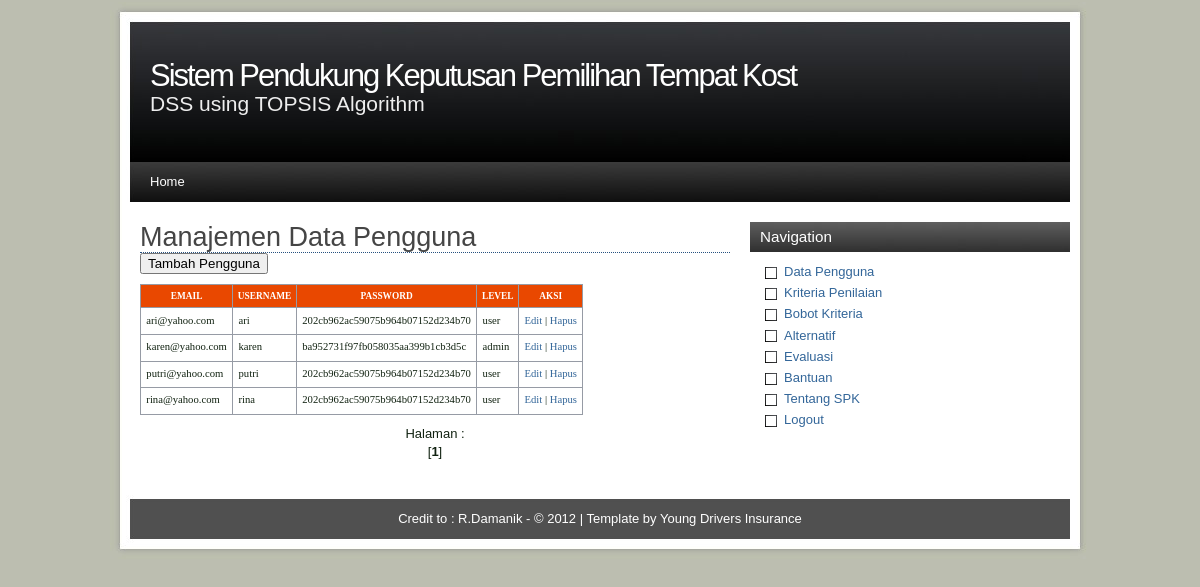
Screenshot of /indexs.php?modul=pengguna (signed in) with the database file from the repository.
### tables this page shows
CREATE TABLE IF NOT EXISTS `pengguna` (
  `email` text NOT NULL,
  `username` varchar(30) NOT NULL,
  `password` varchar(32) NOT NULL,
  `level` enum('admin','user') NOT NULL default 'user',
  PRIMARY KEY  (`username`)
);

CREATE TABLE IF NOT EXISTS `menu` (
  `menu` varchar(30) NOT NULL,
  `link` varchar(50) NOT NULL,
  `status` enum('admin','user') NOT NULL default 'user',
  `aktif` enum('y','n') NOT NULL,
  `urutan` int(5) NOT NULL
);

### config/setting.php (called while the page is built, shortened)
<?
$header = "Sistem Pendukung Keputusan Pemilihan Tempat Kost";
$footer = "Credit to : R.Damanik - &copy 2012";
?>

### modul_admin/mod_pengguna/pengguna.php (the view, shortened to what this page needs)
<?php
switch($_GET[act]){
  default:
    echo "<h2>Manajemen Data Pengguna</h2>
          <input type=button value='Tambah Pengguna' onclick=\"window.location.href='?modul=pengguna&act=tambah';\">
          <table>
          <tr><th>email</th><th>username</th><th>password</th><th>level</th><th>aksi</th></tr>";
  	$hal = $_GET[hal];
	if(!isset($_GET['hal'])){
		$page = 1;
		$hal = 1;
	} else {
		$page = $_GET['hal'];
	}
	$jmlperhalaman = 5;
	$offset = (($page * $jmlperhalaman) - $jmlperhalaman);
    $tampil=mysql_query("SELECT * FROM pengguna ORDER BY username ASC LIMIT $offset, $jmlperhalaman");
    while ($r=mysql_fetch_array($tampil)){
       echo "<tr>
			 <td>$r[email]</td>
             <td>$r[username]</td>
			 <td>$r[password]</td>
			 <td>$r[level]</td>
		     <td><a href=?modul=pengguna&act=edit&id=$r[username]>Edit</a> | ";
?>
	   <a href="modul_admin/mod_pengguna/aksi_pengguna.php?modul=pengguna&act=hapus&id=<? echo "$r[username]"; ?>" target="_self"
	 onClick="return confirm('Apakah Anda yakin menghapus data ini ?' +  '\n'
							+ ' <?php echo "- Email  = $r[email]"; ?> ' +  '\n'
							+ ' <?php echo "- Username  = $r[username]"; ?> ' +  '\n \n'
						+ ' Jika YA silahkan klik OK, Jika TIDAK klik BATAL.')">Hapus</a></td>
<?
	   echo "</tr>";
    }
    echo "</table>";
	$total_record = mysql_result(mysql_query("SELECT COUNT(*) as Num FROM pengguna"),0);
	$total_halaman = ceil($total_record / $jmlperhalaman);
	echo "<center>Halaman :<br/>";
	$perhal=4;
	if($total_halaman<=10){
	$hal1=1;
	$hal2=$total_halaman;
	}else{
	$hal1=$hal-$perhal;
	$hal2=$hal+$perhal;
	}
	if($hal<=5){
	$hal1=1;
	}
	if($hal<$total_halaman){
	$hal2=$hal+$perhal;
	}else{
	$hal2=$hal;
	}
	for($i = $hal1; $i <= $hal2; $i++){
		if(($hal) == $i){
			echo "[<b>$i</b>] ";
			} else {
		if($i<=$total_halaman){
				echo "<a href=indexs.php?modul=pengguna&hal=$i>$i</a> ";
		}
		}
	}
	echo "</center><br/>";
    break;
}
?>

### indexs.php (shortened to what this page needs)
<?php
if (empty($_SESSION[username]) AND empty($_SESSION[passuser])){
  echo "<link href='main.css' rel='stylesheet' type='text/css'>
 <center>Untuk mengakses modul, Anda harus login <br>";
  echo "<a href=index.php><b>LOGIN</b></a></center>";
}
else{
?>
<?php
include "config/setting.php";
?>
<!DOCTYPE html PUBLIC "-//W3C//DTD XHTML 1.0 Strict//EN"
	"http://www.w3.org/TR/xhtml1/DTD/xhtml1-strict.dtd">
<html xmlns="http://www.w3.org/1999/xhtml" xml:lang="en" lang="en">
<head>
<link rel="stylesheet" type="text/css" href="style.css" />
</head>
<body>
<div id="wrap">
<div id="header">
<h1><a href="http://kroseva.wordpress.com"><?php echo "$header"; ?></a></h1>
<h2>DSS using TOPSIS Algorithm</h2>
</div>
<div id="menu">
<ul>
<li><a href="?modul=beranda">Home</a></li>
</ul>
</div>
<div id="contentwrap">
<div id="content">
<?php
include "content.php";
?>
</div>
<div id="sidebar">
<h3>Navigation </h3>
<ul>
  <?php include "menu.php"; ?>
  <li><a href=?modul=bantuan>Bantuan</a></li>
  <li><a href=?modul=tentang>Tentang SPK</a></li>
  <li><a href=logout.php>Logout</a></li>
</ul>
</div>
</div>
<div id="footer">
<a href="http://kroseva.wordpress.com/"><?php echo " $footer"; ?></a> | Template by <a href="http://youngdriversinsurancezone.com/">Young Drivers Insurance</a></p>
</div>
</div>
</body>
</html>
<?php
}
?>

### content.php (shortened to what this page needs)
<?php
if ($_GET[modul]=='beranda'){
  echo "<h2>Selamat Datang</h2>
          <p>Hai <b>$_SESSION[namauser]</b>, selamat datang di halaman ";
  if ($_SESSION[leveluser] == 'admin') { echo "<b>Administrator</b>"; }
  else if ($_SESSION[leveluser] == 'user') { echo "<b>User</b>"; }
  echo "  SPK Pemilihan Tempat Kost Mahasiswa.<br>
		   Silahkan klik menu pilihan yang berada
          di sebelah kiri untuk mengelola content website. </p>
          <p>&nbsp;</p>
          <p>&nbsp;</p>
          <p>&nbsp;</p>
          <p>&nbsp;</p>
          <p align=right>Login Hari ini: ";
  echo tgl_indo(date("Y m d"));
  echo " | ";
  echo date("H:i:s");
  echo "</p>";
}
elseif ($_GET[modul]=='pengguna'){
  include "modul_admin/mod_pengguna/pengguna.php";
}
elseif ($_GET[modul]=='kriteria'){
  include "modul_admin/mod_kriteria/kriteria.php";
}
elseif ($_GET[modul]=='bobot'){
  include "modul_admin/mod_bobot/matrik.php";
}
elseif ($_GET[modul]=='alternatif'){
  include "modul_admin/mod_alternatif/alternatif.php";
}
elseif ($_GET[modul]=='evaluasi'){
  include "modul_admin/mod_evaluasi/evaluasi.php";
}
elseif ($_GET[modul]=='bantuan'){
  include "bantuan.php";
}
elseif ($_GET[modul]=='tentang'){
  include "tentang.php";
}
else{
  echo "<p><b>MODUL BELUM ADA ATAU BELUM LENGKAP</b></p>";
}
?>

### menu.php (shortened to what this page needs)
<?php
if ($_SESSION[leveluser]=='admin'){
  $sql=mysql_query("select * from menu where aktif='y' and status='admin' or status='user' order by urutan");
}
else if ($_SESSION[leveluser]=='user'){
  $sql=mysql_query("select * from menu where status='user' and aktif='y' order by urutan");
}
while ($m=mysql_fetch_array($sql)){
  echo "<li><a href='$m[link]'>$m[menu]</a></li>";
}
?>

### style.css (style rules this page uses)
body { font-family: Arial, sans-serif; line-height: 1.4; font-size: 13px; background: #bcbeb0; margin: 0; padding: 0; color: #112211; }
a { color: #336699; text-decoration: none; }
#wrap { width: 980px; margin: 2px auto; }
#header { background: url(images/header.jpg) no-repeat; height: 160px; }
#header h1 { font-family: Arial, sans-serif; margin: 0; padding: 60px 0 0 40px; font-weight: 100; color: #FFB96F; font-size: 31px; letter-spacing: -2px; line-height: 27px; }
#header h1 a { text-decoration: none; color: #fff; }
#header h2 { font-size: 21px; padding: 0 0 0 40px; margin: 0; color: #eee; font-weight: 100; }
table { font-family: Tahoma; font-size: 8pt; border-width: 1px; border-style: solid; border-color: #999999; border-collapse: collapse; margin: 10px 0px; }
th { color: #FFFFFF; font-size: 7pt; text-transform: uppercase; text-align: center; padding: 0.5em; border-width: 1px; border-style: solid; border-color: #969BA5; border-collapse: collapse; background-color: #E94800; }
td { padding: 0.5em; vertical-align: top; border-width: 1px; border-style: solid; border-color: #969BA5; border-collapse: collapse; }
#menu { background: url(images/menu.jpg) no-repeat; height: 40px; line-height: 40px; }
#menu ul { list-style-type: none; margin: 0; padding-left: 30px; }
#menu ul li { display: block; float: left; }
#menu ul li a { display: block; padding: 0 10px 0 10px; text-decoration: none; color: #fff; font-weight: 100; }
#contentwrap { background: url(images/content.jpg) repeat-y; padding: 0 20px 0 30px; }
#content { margin-top: 20px; float: left; width: 590px; }
#content h2 { margin: 0; color: #454545; line-height: 30px; font-weight: 100; font-size: 27px; border-bottom: 1px dotted #265180; }
#sidebar { float: right; width: 320px; margin-top: 20px; }
#sidebar h3 { background: url(images/sidebar.jpg) no-repeat; height: 30px; line-height: 30px; font-weight: 100; margin: 0; padding: 0 0 0 10px; color: #fff; }
#sidebar ul { padding: 10px 0 20px 15px; margin: 0; color: #aaa; list-style-type: none; }
#sidebar ul li { background: url(images/bullet.png) no-repeat center left; padding: 1px 0 2px 19px; margin: 0; }
#footer { text-align: center; color: #fff; background: url(images/footer.jpg) repeat-y; height: 80px; line-height: 80px; }
#footer a { color: #fff; }

### rows the page displays
pengguna: email "ari@yahoo.com", username "ari", password "202cb962ac59075b964b07152d234b70", level "user"
pengguna: email "karen@yahoo.com", username "karen", password "ba952731f97fb058035aa399b1cb3d5c", level "admin"
pengguna: email "putri@yahoo.com", username "putri", password "202cb962ac59075b964b07152d234b70", level "user"
pengguna: email "rina@yahoo.com", username "rina", password "202cb962ac59075b964b07152d234b70", level "user"
menu: menu "Data Pengguna"
menu: menu "Kriteria Penilaian"
menu: menu "Bobot Kriteria"
menu: menu "Alternatif"
menu: menu "Evaluasi"

### other values shown
$header "Sistem Pendukung Keputusan Pemilihan Tempat Kost"
$footer "Credit to : R.Damanik - © 2012"
